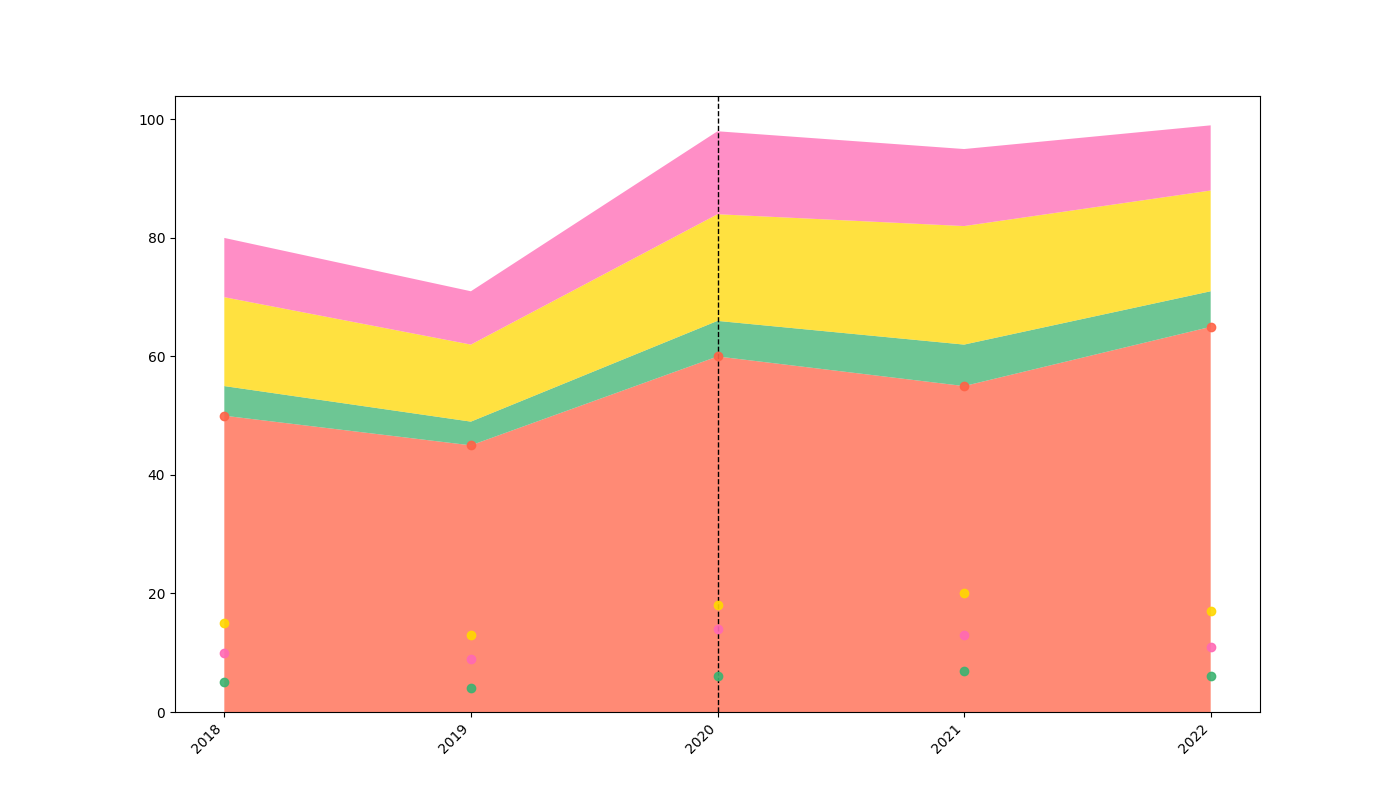

Python code for this plot:
import matplotlib.pyplot as plt
import numpy as np

years = np.arange(2018, 2023)

swimmer_assist = np.array([50, 45, 60, 55, 65])
# Removed data for 'minor_injuries'
major_injuries = np.array([5, 4, 6, 7, 6])
rough_seas = np.array([15, 13, 18, 20, 17])
crowd_control = np.array([10, 9, 14, 13, 11])

# Removed 'minor_injuries' data group from the vstack
rescue_data = np.vstack([swimmer_assist, major_injuries, rough_seas, crowd_control])

fig, ax = plt.subplots(figsize=(14, 8))
# Updated set of colors for stack plot corresponding to remaining data groups
ax.stackplot(years, rescue_data, colors=['#FF6347', '#3CB371', '#FFD700', '#FF69B4'], alpha=0.75)

highlight_years = [2020]
for year in highlight_years:
    ax.axvline(x=year, color='black', linestyle='--', linewidth=1)

ax.set_xticks(years)
ax.set_xticklabels(years, rotation=45, ha='right')

# Updated colors for data point plots corresponding to remaining data groups
for y, color in zip(rescue_data, ['#FF6347', '#3CB371', '#FFD700', '#FF69B4']):
    ax.plot(years, y, marker='o', markersize=6, color=color, linestyle='None', alpha=0.9)

plt.show()
